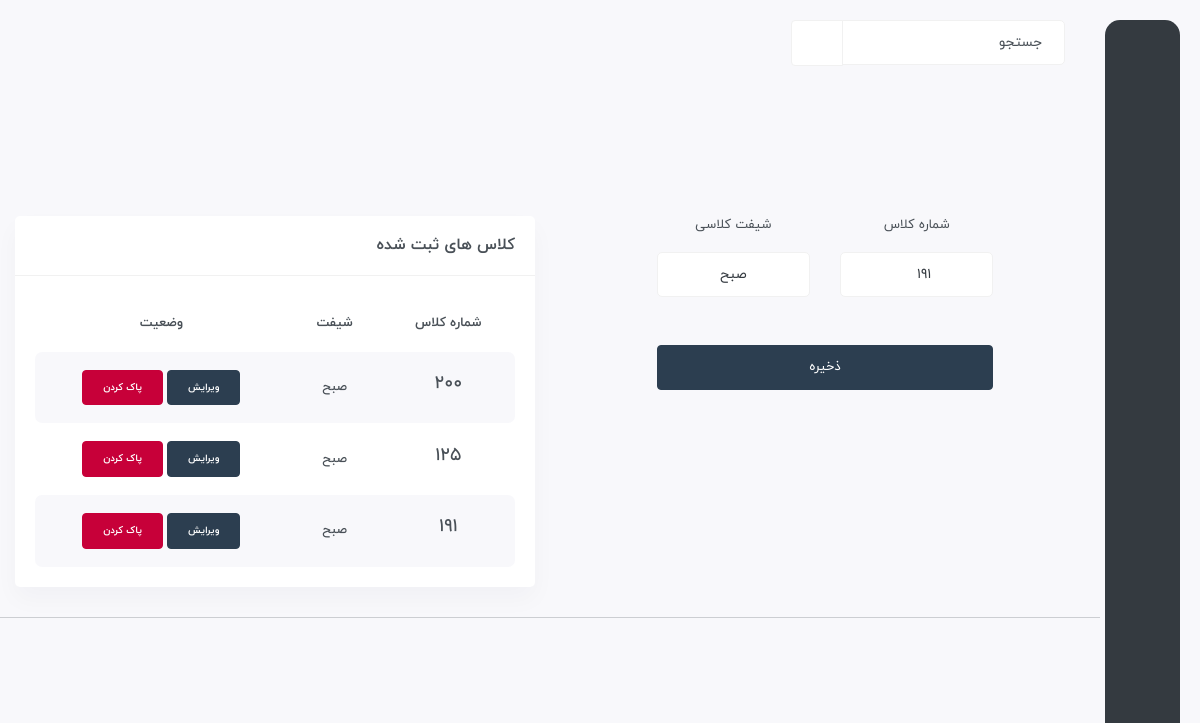
Screenshot of /edited/edit-class/191/صبح (signed in) with the database file from the repository.
### Student/models.py (models this page shows, shortened)
class Class(models.Model):
    number = models.IntegerField()
    shift = models.CharField(choices=SHIFT, max_length=3)

### Student/views.py (the view)
class EditClassView(LoginRequiredMixin, generic.UpdateView):
    login_url = 'account:login'
    template_name = 'create-class.html'
    context_object_name = 'form'
    form_class = forms.ClassForm
    model = models.Class
    success_url = reverse_lazy('student:create-class')
    def get_context_data(self, **kwargs):
        context = super().get_context_data(**kwargs)
        context['class'] = models.Class.objects.all()
        return context
    def get_object(self, queryset=None):
        return self.model.objects.get(number=self.kwargs['number'], shift=self.kwargs['shift'])

### Student/forms.py
class ClassForm(forms.ModelForm):
    def __init__(self, *args, **kwargs):
        super(ClassForm, self).__init__(*args, **kwargs)
        self.fields['number'].widget.attrs.update({'class': 'form-control text-center mt-3'})
        self.fields['shift'].widget.attrs.update({'class': 'form-control text-center mt-3'})
    class Meta:
        model = models.Class
        fields = '__all__'

### Student/templates/create-class.html (shortened to what this page needs)
{% extends 'base.html' %}
{% load static %}
{% load jalali_tags %}
{% block body %}
	<div id="main-wrapper">
	    <div class="content-body">
            <div class="container">
                <div class="row mt-5 d-flex justify-content-bettwen">
                    <div class="col-md-12 col-sm-12 col-lg-6 col-xl-6 col-12 mt-5">
                        <form action="" method="post">
                            <div class="row d-flex justify-content-center text-center">
                                <div class="col-md-8">
                                    <div class="col-md-12">
                                        <div class="row">
                                            <div class="col-md-6">
                                                <label for="">شماره کلاس</label>
                                                {{ form.number }}
                                            </div>
                                            <div class="col-md-6">
                                                <label for=""> شیفت کلاسی</label>
                                                {{ form.shift }}
                                            </div>
                                        </div>
                                        <button class="btn btn-primary btn-block mt-5 mb-5">ذخیره</button>
                                    </div>
                                </div>
                            </div>
                        </form>
                    </div>
                    <div class="col-md-12 col-sm-12 col-lg-6 col-xl-6 col-12 mt-5">
                        <div class="card">
                        <div class="card-header align-items-center">
                            <h4 class="card-title">کلاس های ثبت شده</h4>
                        </div>
                        <div class="card-body">
                            <div class="table-responsive">
                            <table class="table table-striped responsive-table text-center">
                                <thead>
                                <tr>
                                    <th>شماره کلاس</th>
                                    <th>شیفت</th>
                                    <th>وضعیت</th>
                                </tr>
                                </thead>
                                <tbody>
                                    {% for c in class %}
                                        <tr>
                                            <td>
                                            <h4>{{ c.number }}</h4>
                                            </td>
                                            <td>{{ c.shift }}</td>
                                            <td>
                                                <a class="btn badge btn-primary" href="{% url 'student:edit-class' c.number c.shift %}">ویرایش</a>
                                                <button type="button" class="btn badge btn-danger" data-bs-toggle="modal" data-bs-target="#staticBackdrop-{{ c.id }}">
                                                    پاک کردن
                                                </button>
                                            </td>
                                        </tr>
                                    {% endfor %}
                                </tbody>
                            </table>
                            </div>
                        </div>
                        </div>
                    </div>
                    <hr>
                </div>
            </div>
	    </div>
	</div>
{% endblock %}

### rows the page displays
Class: number "191", shift "صبح"
Class: number "200", shift "صبح"
Class: number "125", shift "صبح"
